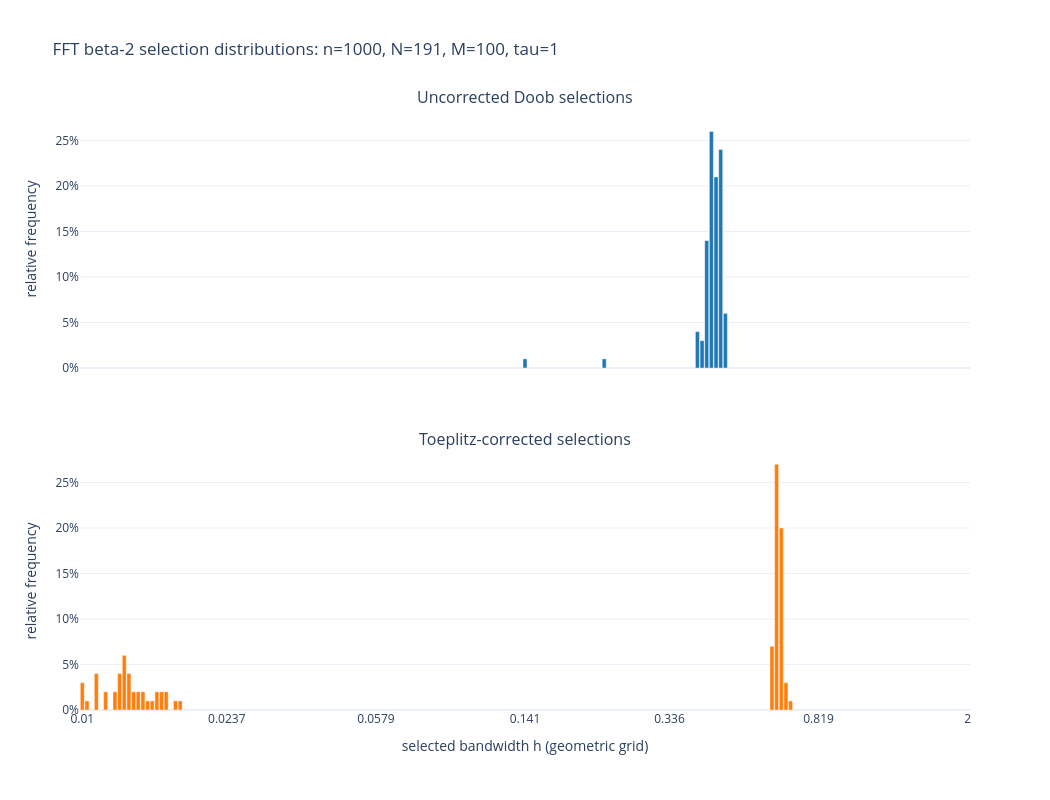

The notebook cell saved with this chart:
### Code cell
correction_comparison_tick_indices = np.unique(
    np.linspace(0, correction_comparison_N - 1, 7, dtype=int)
)
correction_comparison_tick_labels = [
    f"{correction_comparison_h_grid[index]:.3g}"
    for index in correction_comparison_tick_indices
]
correction_comparison_maximum_frequency = max(
    float(correction_comparison_uncorrected_relative.max()),
    float(correction_comparison_corrected_relative.max()),
)

correction_comparison_figure = make_subplots(
    rows=2,
    cols=1,
    shared_xaxes=True,
    subplot_titles=(
        "Uncorrected Doob selections",
        "Toeplitz-corrected selections",
    ),
    vertical_spacing=0.14,
)

for row, label, counts, relative_frequencies, color in (
    (
        1,
        "uncorrected",
        correction_comparison_uncorrected_counts,
        correction_comparison_uncorrected_relative,
        "#1f77b4",
    ),
    (
        2,
        "Toeplitz-corrected",
        correction_comparison_corrected_counts,
        correction_comparison_corrected_relative,
        "#ff7f0e",
    ),
):
    nonzero_indices = np.flatnonzero(counts)
    correction_comparison_figure.add_trace(
        go.Bar(
            x=nonzero_indices,
            y=relative_frequencies[nonzero_indices],
            customdata=correction_comparison_h_grid[nonzero_indices],
            width=0.85,
            marker=dict(
                color=color,
                line=dict(color="white", width=0.4),
            ),
            name=label,
            hovertemplate=(
                f"{label}"
                "<br>grid index=%{x}"
                "<br>bandwidth h=%{customdata:.6g}"
                "<br>relative frequency=%{y:.1%}<extra></extra>"
            ),
            showlegend=False,
        ),
        row=row,
        col=1,
    )
    correction_comparison_figure.update_yaxes(
        title_text="relative frequency",
        range=[0.0, 1.05 * correction_comparison_maximum_frequency],
        tickformat=".0%",
        row=row,
        col=1,
    )

correction_comparison_figure.update_xaxes(
    range=[-0.5, correction_comparison_N - 0.5],
    tickmode="array",
    tickvals=correction_comparison_tick_indices,
    ticktext=correction_comparison_tick_labels,
)
correction_comparison_figure.update_xaxes(
    title_text="selected bandwidth h (geometric grid)",
    row=2,
    col=1,
)
correction_comparison_figure.update_layout(
    title=(
        f"FFT beta-2 selection distributions: "
        f"n={correction_comparison_n}, "
        f"N={correction_comparison_N}, "
        f"M={correction_comparison_M}, "
        f"tau={correction_comparison_tau:g}"
    ),
    width=1050,
    height=800,
    template="plotly_white",
    margin=dict(t=110, b=90),
)
correction_comparison_figure.show()

### Figure 1 — Plotly figure (JSON) as saved in the notebook; plotly's stock layout.template omitted (floating-point values rounded to 4 significant figures)
{"data": [{"customdata": [0.1414, 0.2272, 0.3968, 0.4081, 0.4196, 0.4315, 0.4437, 0.4562, 0.4691], "hovertemplate": "uncorrected<br>grid index=%{x}<br>bandwidth h=%{customdata:.6g}<br>relative frequency=%{y:.1%}<extra></extra>", "marker": {"color": "#1f77b4", "line": {"color": "white", "width": 0.4}}, "name": "uncorrected", "showlegend": false, "type": "bar", "width": 0.85, "x": [95, 112, 132, 133, 134, 135, 136, 137, 138], "xaxis": "x", "y": [0.01, 0.01, 0.04, 0.03, 0.14, 0.26, 0.21, 0.24, 0.06], "yaxis": "y"}, {"customdata": [0.01, 0.01028, 0.01087, 0.0115, 0.01216, 0.0125, 0.01285, 0.01322, 0.01359, 0.01397, 0.01437, 0.01478, 0.01519, 0.01562, 0.01607, 0.01652, 0.01747, 0.01796, 0.62, 0.6375, 0.6555, 0.6741, 0.6931], "hovertemplate": "Toeplitz-corrected<br>grid index=%{x}<br>bandwidth h=%{customdata:.6g}<br>relative frequency=%{y:.1%}<extra></extra>", "marker": {"color": "#ff7f0e", "line": {"color": "white", "width": 0.4}}, "name": "Toeplitz-corrected", "showlegend": false, "type": "bar", "width": 0.85, "x": [0, 1, 3, 5, 7, 8, 9, 10, 11, 12, 13, 14, 15, 16, 17, 18, 20, 21, 148, 149, 150, 151, 152], "xaxis": "x2", "y": [0.03, 0.01, 0.04, 0.02, 0.02, 0.04, 0.06, 0.04, 0.02, 0.02, 0.02, 0.01, 0.01, 0.02, 0.02, 0.02, 0.01, 0.01, 0.07, 0.27, 0.2, 0.03, 0.01], "yaxis": "y2"}], "layout": {"annotations": [{"font": {"size": 16}, "showarrow": false, "text": "Uncorrected Doob selections", "x": 0.5, "xanchor": "center", "xref": "paper", "y": 1, "yanchor": "bottom", "yref": "paper"}, {"font": {"size": 16}, "showarrow": false, "text": "Toeplitz-corrected selections", "x": 0.5, "xanchor": "center", "xref": "paper", "y": 0.43, "yanchor": "bottom", "yref": "paper"}], "height": 800, "margin": {"b": 90, "t": 110}, "title": {"text": "FFT beta-2 selection distributions: n=1000, N=191, M=100, tau=1"}, "width": 1050, "xaxis": {"anchor": "y", "domain": [0, 1], "matches": "x2", "range": [-0.5, 190.5], "showticklabels": false, "tickmode": "array", "ticktext": ["0.01", "0.0237", "0.0579", "0.141", "0.336", "0.819", "2"], "tickvals": [0, 31, 63, 95, 126, 158, 190]}, "xaxis2": {"anchor": "y2", "domain": [0, 1], "range": [-0.5, 190.5], "tickmode": "array", "ticktext": ["0.01", "0.0237", "0.0579", "0.141", "0.336", "0.819", "2"], "tickvals": [0, 31, 63, 95, 126, 158, 190], "title": {"text": "selected bandwidth h (geometric grid)"}}, "yaxis": {"anchor": "x", "domain": [0.57, 1], "range": [0, 0.2835], "tickformat": ".0%", "title": {"text": "relative frequency"}}, "yaxis2": {"anchor": "x2", "domain": [0, 0.43], "range": [0, 0.2835], "tickformat": ".0%", "title": {"text": "relative frequency"}}}}
